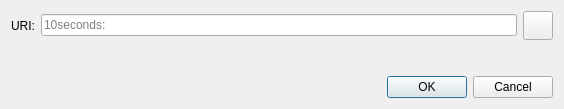
<?xml version="1.0" encoding="UTF-8"?>
<ui version="4.0">
 <class>OpenURIDialog</class>
 <widget class="QDialog" name="OpenURIDialog">
  <property name="geometry">
   <rect>
    <x>0</x>
    <y>0</y>
    <width>564</width>
    <height>109</height>
   </rect>
  </property>
  <property name="windowTitle">
   <string>Open 10seconds URI</string>
  </property>
  <layout class="QVBoxLayout" name="verticalLayout">
   <item>
    <layout class="QHBoxLayout" name="horizontalLayout">
     <item>
      <widget class="QLabel" name="label">
       <property name="text">
        <string>URI:</string>
       </property>
      </widget>
     </item>
     <item>
      <widget class="QValidatedLineEdit" name="uriEdit">
       <property name="placeholderText">
        <string notr="true">10seconds:</string>
       </property>
      </widget>
     </item>
     <item>
      <widget class="QToolButton" name="pasteButton">
       <property name="toolTip">
        <string extracomment="Tooltip text for button that allows you to paste an address that is in your clipboard.">Paste address from clipboard</string>
       </property>
       <property name="text">
        <string/>
       </property>
       <property name="icon">
        <iconset resource="../bitcoin.qrc">
         <normaloff>:/icons/editpaste</normaloff>:/icons/editpaste
        </iconset>
       </property>
       <property name="iconSize">
        <size>
         <width>22</width>
         <height>22</height>
        </size>
       </property>
      </widget>
     </item>
    </layout>
   </item>
   <item>
    <spacer name="verticalSpacer">
     <property name="orientation">
      <enum>Qt::Vertical</enum>
     </property>
     <property name="sizeHint" stdset="0">
      <size>
       <width>20</width>
       <height>40</height>
      </size>
     </property>
    </spacer>
   </item>
   <item>
    <widget class="QDialogButtonBox" name="buttonBox">
     <property name="orientation">
      <enum>Qt::Horizontal</enum>
     </property>
     <property name="standardButtons">
      <set>QDialogButtonBox::Cancel|QDialogButtonBox::Ok</set>
     </property>
    </widget>
   </item>
  </layout>
 </widget>
 <customwidgets>
  <customwidget>
   <class>QValidatedLineEdit</class>
   <extends>QLineEdit</extends>
   <header>qt/qvalidatedlineedit.h</header>
  </customwidget>
 </customwidgets>
 <resources/>
 <connections>
  <connection>
   <sender>buttonBox</sender>
   <signal>accepted()</signal>
   <receiver>OpenURIDialog</receiver>
   <slot>accept()</slot>
   <hints>
    <hint type="sourcelabel">
     <x>248</x>
     <y>254</y>
    </hint>
    <hint type="destinationlabel">
     <x>157</x>
     <y>274</y>
    </hint>
   </hints>
  </connection>
  <connection>
   <sender>buttonBox</sender>
   <signal>rejected()</signal>
   <receiver>OpenURIDialog</receiver>
   <slot>reject()</slot>
   <hints>
    <hint type="sourcelabel">
     <x>316</x>
     <y>260</y>
    </hint>
    <hint type="destinationlabel">
     <x>286</x>
     <y>274</y>
    </hint>
   </hints>
  </connection>
 </connections>
</ui>
